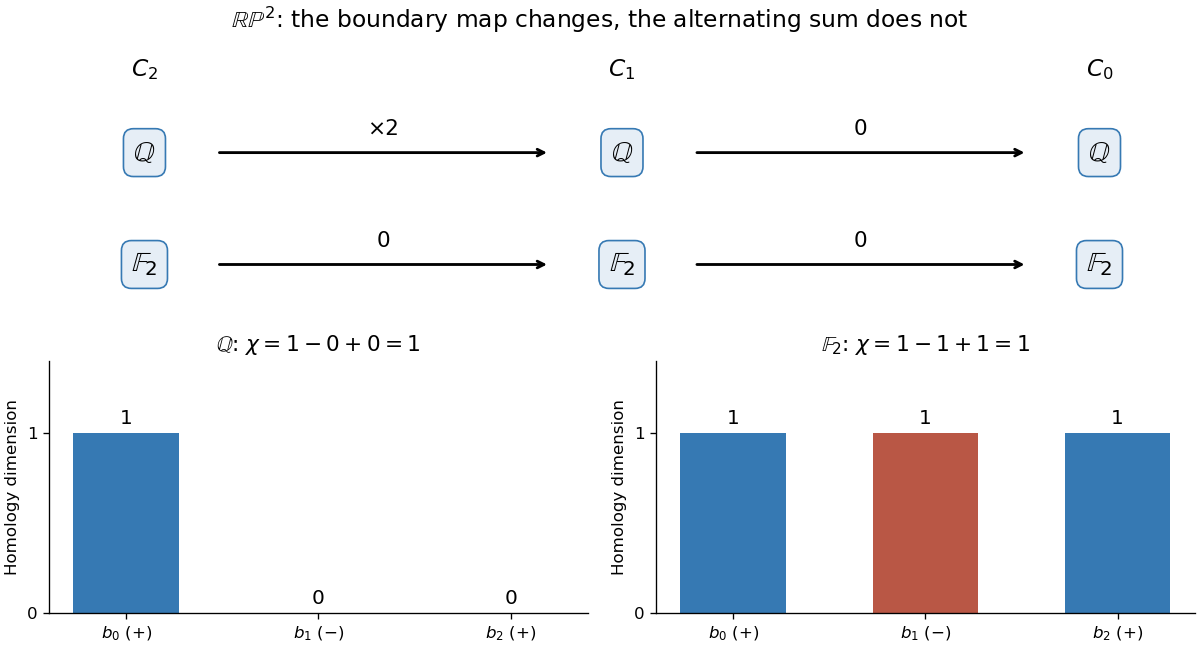

This figure's Python source:
"""Illustrate coefficient-dependent homology and coefficient-independent Euler characteristic."""
from pathlib import Path

import matplotlib.pyplot as plt


def main():
    fig = plt.figure(figsize=(10, 5.4), dpi=120, facecolor="white", layout="constrained")
    grid = fig.add_gridspec(2, 2, height_ratios=[1.1, 1])
    ax = fig.add_subplot(grid[0, :])
    ax.set(xlim=(-0.4, 4.4), ylim=(-0.4, 2.7))
    ax.axis("off")
    for x, label in zip([0, 2, 4], [r"$C_2$", r"$C_1$", r"$C_0$"]):
        ax.text(x, 2.35, label, ha="center", fontsize=14)
    for y, field, maps in [(1.5, r"$\mathbb{Q}$", ["×2", "0"]), (0.25, r"$\mathbb{F}_2$", ["0", "0"])]:
        for x in [0, 2, 4]:
            ax.text(x, y, field, ha="center", va="center", fontsize=17, bbox={"boxstyle": "round,pad=0.35", "facecolor": "#e6eef6", "edgecolor": "#3679b3"})
        for a, b, label in zip([0.3, 2.3], [1.7, 3.7], maps):
            ax.annotate("", xy=(b, y), xytext=(a, y), arrowprops={"arrowstyle": "->", "lw": 1.7})
            ax.text((a + b) / 2, y + 0.2, label, ha="center", fontsize=13)
    for col, (field, betti) in enumerate([(r"$\mathbb{Q}$", [1, 0, 0]), (r"$\mathbb{F}_2$", [1, 1, 1])]):
        assert betti[0] - betti[1] + betti[2] == 1
        ax = fig.add_subplot(grid[1, col])
        ax.bar(range(3), betti, color=["#3679b3", "#b95745", "#3679b3"], width=0.55)
        ax.set(xticks=range(3), xticklabels=[r"$b_0$ (+)", r"$b_1$ (−)", r"$b_2$ (+)"], ylim=(0, 1.4), yticks=[0, 1], ylabel="Homology dimension")
        for i, b in enumerate(betti):
            ax.text(i, b + 0.05, str(b), ha="center", fontsize=12)
        ax.set_title(field + (r": $\chi=1-0+0=1$" if col == 0 else r": $\chi=1-1+1=1$"), fontsize=13)
        ax.spines[["top", "right"]].set_visible(False)
    fig.suptitle(r"$\mathbb{RP}^{2}$: the boundary map changes, the alternating sum does not", fontsize=14)
    fig.savefig(Path(__file__).stem + ".png", facecolor="white")
    plt.close(fig)


if __name__ == "__main__":
    main()
